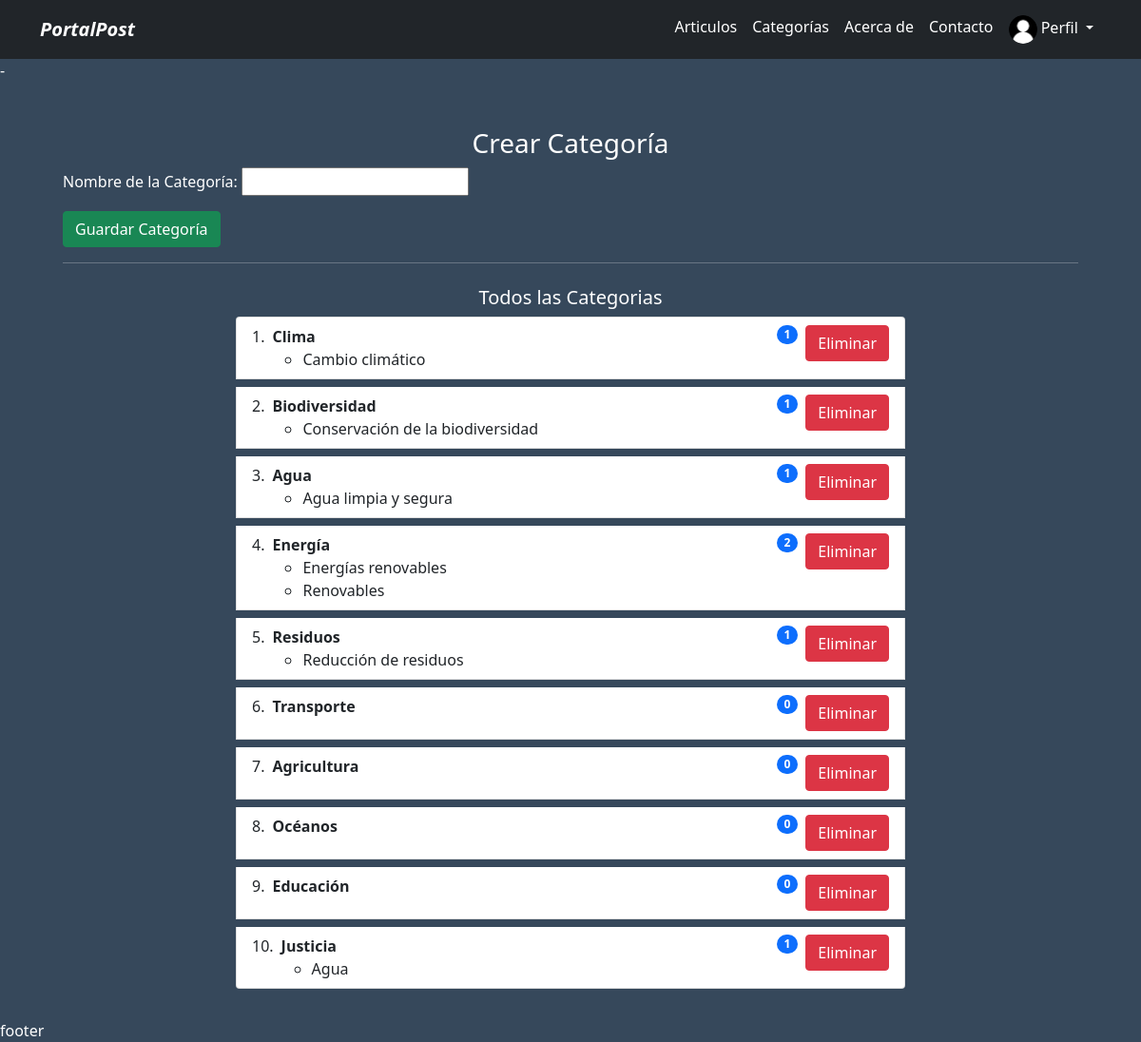
Screenshot of /articulos/create-category/ with the database file from the repository.
### articulo/models.py (models this page shows, shortened)
class Category(models.Model):
    name = models.CharField(max_length=50)

class Articles(models.Model):
    title = models.CharField(max_length=100)
    content = models.TextField()
    image = models.ImageField(upload_to='articles/images')
    date_published = models.DateField(default=datetime.date.today)
    category = models.ForeignKey(Category, on_delete=models.SET_NULL, null=True)

### articulo/views.py (the view, shortened to what this page needs)
# urls.py: path('create-category/', CategoryCreateView.as_view(), name="create_category"),
class CategoryCreateView(View):
    def get(self, request, *args, **kwargs):
        form = CategoryForm()
        categories = Category.objects.all()
        context = {
            'form': form,
            'categories': categories,
        }
        return render(request, 'category/category_create.html', context)

### articulo/forms.py (shortened to what this page needs)
class CategoryForm(forms.ModelForm):
    class Meta:
        model = Category
        fields = ('name',)
        labels = {
            'name': 'Nombre de la Categoría',
        }

### articulo/templates/category/category_create.html (shortened to what this page needs)
{% extends 'layout.html' %}
{% block content %}
<div class="container">
    <div class="text-center mt-4">
        <h3>Crear Categoría</h3>
    </div>
    <form method="post" enctype="multipart/form-data">
        {{ form.as_p }}
        <button type="submit" class="btn btn-success">Guardar Categoría</button>
    </form>
    <hr>
    <div class="text-center mt-4">
        <h5>Todos las Categorias</h5>
    </div>
    <div class="row justify-content-center">
        <div class="col-md-8">
            <ol class="list-group list-group-numbered">
                {% for category in categories %}
                <li class="list-group-item d-flex justify-content-between align-items-start mb-2">
                    <div class="ms-2 me-auto">
                        <div class="fw-bold">{{ category.name }}</div>
                        <ul>
                            {% for article in category.articles_set.all %}
                                <li>{{ article.title }}</li>
                            {% endfor %}
                        </ul>
                    </div>
                    <span class="badge bg-primary rounded-pill">{{ category.articles_set.count }}</span>
                    <a href="{% url 'articulos:delete_category' category.id %}" class="btn btn-danger ms-2">Eliminar</a>
                </li>
                {% endfor %}
            </ol>
        </div>
    </div>
</div>
{% endblock %}

### articulo/static/main.css (style rules this page uses)
:root { --primary: #041b33cc; }
.color-body { background-color: var(--primary); color: white; }

### rows the page displays
Category: name "Clima", articles_set.count "1"
Articles: title "Cambio climático"
Category: name "Biodiversidad", articles_set.count "1"
Articles: title "Conservación de la biodiversidad"
Category: name "Agua", articles_set.count "1"
Articles: title "Agua limpia y segura"
Category: name "Energía", articles_set.count "2"
Articles: title "Energías renovables"
Articles: title "Renovables"
Category: name "Residuos", articles_set.count "1"
Articles: title "Reducción de residuos"
Category: name "Transporte", articles_set.count "0"
Category: name "Agricultura", articles_set.count "0"
Category: name "Océanos", articles_set.count "0"
Category: name "Educación", articles_set.count "0"
Category: name "Justicia", articles_set.count "1"
Articles: title "Agua"
